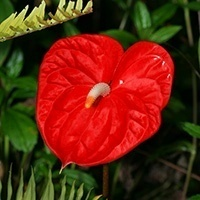
#> input picture 05/redflower.jpg, 200 x 200 px, found by its file name
$ jupyter execute --allow-errors lab05_colab.ipynb   (shell and % lines are left out)
#> lines starting #> are read from the running program, lines starting #| are printed output that depends on the picture; after the words box and inside, x2 and y2 are one past the last pixel; in counts of white or black regions, pixels touching at a corner belong together
# Lab05 - Color
### TDS3651 Visual Information Processing

[cell 1]
#install ipympl for interactive figure in Google Colab

[cell 2]
from google.colab import drive
drive.mount('/content/drive')

[cell 3]
path = '/content/drive/MyDrive/Subjects/TDS3651/2210/Labs/Lab05/'

This lab will guide you how color images can be handled, processed and converted between various colorspaces.

[cell 4]
import cv2
import numpy as np
from matplotlib import pyplot as plt

## Processing Color Images

Let's read our favourite flower picture: `redflower.jpg`.

[cell 5]
img = cv2.imread(path+'redflower.jpg')
#> img is the input picture: shape (200, 200, 3); mean B, G, R 17.1, 38.2, 102
img = cv2.cvtColor(img,cv2.COLOR_BGR2RGB)

plt.figure(figsize=(5,5))
plt.imshow(img)
plt.title('Red flower')
plt.xticks([]), plt.yticks([])
plt.show()

Let's attempt to show the 3 channel slices (Red, Green, Blue) separately.

[cell 6]
# accessing each slice (in the 3rd dimension) of the color image array
R = img[:,:,0]
G = img[:,:,1]
B = img[:,:,2]

# horizontal stacking of the 3 images
allthree = np.hstack((R,G,B))

plt.figure(figsize=(10,10))
plt.imshow(allthree,cmap='gray', vmin=0,vmax=255)
plt.xticks([]), plt.yticks([])
plt.title('R - G - B channels')
plt.show()

Observe how the red channel slice has a high intensity value (whitish) at the flower areas.

### Converting to other colorspaces

Let's convert to the HSV colorspace.

[cell 7]
# Convert BGR to HSV (no need go to RGB first)
hsv = cv2.cvtColor(img, cv2.COLOR_RGB2HSV)
#> hsv: shape (200, 200, 3); mean H, S, V 28.6, 209.2, 111.1

plt.figure(figsize=(5,5))
plt.imshow(hsv)
plt.xticks([]), plt.yticks([])
plt.title('HSV image')
plt.show()

The "HSV" image does not really show anything meaningful enough for us to understand more...

[cell 8]
H = hsv[:,:,0]
S = hsv[:,:,1]
V = hsv[:,:,2]
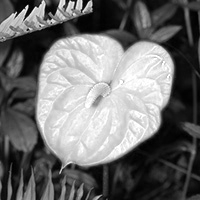
#> V: shape (200, 200); min 0, max 255, mean 111.1
HSVallthree = np.hstack((hsv[:,:,0],hsv[:,:,1],hsv[:,:,2]))
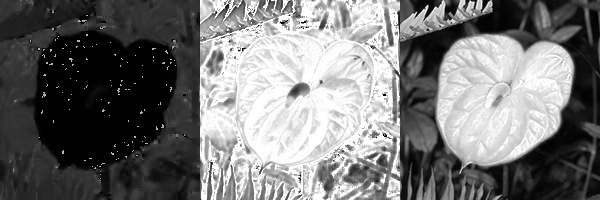
#> HSVallthree: shape (200, 600); min 0, max 255, mean 116.3

# interestingly, the range of values for H is [0, 179] for 8-bit images. This is fixed by OpenCV for HSV
print(np.max(H), np.min(H))
#| 179 0

plt.figure(figsize=(10,10))
plt.imshow(HSVallthree,cmap='gray')
plt.xticks([]), plt.yticks([])
plt.title('H - S - V channels')
plt.show()

Matplotlib's `imshow` function, allows us to colour the values according to a certain colormap. A `hsv` colormap is available, which is based on a cyclic red-yellow-green-cyan-blue-magenta-red. This should show us where the hues are in the picture.

**Note**: The Saturation (S) at the flower petal region is quite high, indicating that the red colours there are very pure and close to a full red. The Value (V) channel is very close to a grayscale version of the original color image.

[cell 9]
ax = plt.imshow(H, cmap='hsv')
cax = plt.colorbar(ax, ticks=[0,179])
plt.show();

**Note**: The coloring here shows all hues at the highest saturation level (hence, the colours are very vibrant and pure). Only by including the Saturation channel together, we will get closer to the original colours of the image.

**Q1**: Experiment with other colorspaces like **YCbCr** (attach the conversion flag `CV_RGBYCrCb`), **CIE XYZ** (attach the conversion flag `CV_RGB2XYZ`) and **CIE LAB** (attach the conversion flag `CV_RGB2Lab`). Note down your observations.

For more information, check out the documentation for [`cv2.cvtColor()`](http://docs.opencv.org/3.0-beta/modules/imgproc/doc/miscellaneous_transformations.html#cvtcolor).

[cell 10]
#convert image to the different color spaces
#show the image in color and also the individual channels (in gray cmap) side-by-side
#inspect the minimum and maximum values of each channel
#(print as title when showing image)

### Detecting Color Objects

Now that we know how to get the hues from HSV, we can use this to extract colored objects from an image. In the following steps, we will try to extract the oranges from the apples.

First, we need to define a range for the colour that we intend to detect in HSV.

[cell 11]
aao = cv2.imread(path+'apples_oranges.jpg')
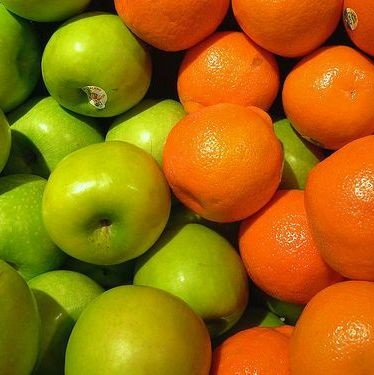
#> input picture 05/apples_oranges.jpg, 374 x 375 px, found by its file name
#> aao is the input picture: shape (375, 374, 3); mean B, G, R 10.2, 108.4, 158.5
aao = cv2.cvtColor(aao,cv2.COLOR_BGR2RGB)
aao_hsv = cv2.cvtColor(aao, cv2.COLOR_RGB2HSV)
#> aao_hsv: shape (375, 374, 3); mean H, S, V 23.8, 235.7, 165.5

#turn interactive plot on
from google.colab import output
output.enable_custom_widget_manager()

plt.figure(figsize=(10,10))
plt.imshow(aao_hsv, cmap='hsv')
plt.show();

With the interative plot enabled, use it to discover a suitable range for the orange colour in HSV coordinate. Note that the Hue value must be scaled to a value between 0 and 179.

[cell 12]
# turn interactive plot off
output.disable_custom_widget_manager()

# define range of orange color in HSV
lower_orange = np.array([5,225,175])
upper_orange = np.array([15,255,255])

Next, threshold the HSV image using the orange color range specified earlier. <br>
We will be using the [`cv2.inRange`](https://docs.opencv.org/3.4/d2/de8/group__core__array.html#ga48af0ab51e36436c5d04340e036ce981) function that can defined a lower and upper threshold.

[cell 13]
# Threshold the HSV image to get only orange colors
mask = cv2.inRange(aao_hsv, lower_orange, upper_orange)
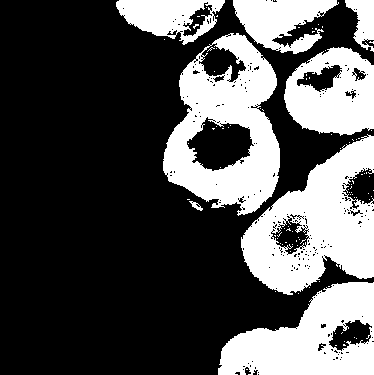
#> mask: shape (375, 374); 31.9% white; 93 white regions (85 under 20 px), largest, box (x1, y1, x2, y2) and area: (163, 33, 280, 216) 11636, (241, 134, 374, 295) 11497, (218, 282, 374, 375) 8823
plt.imshow(mask,cmap='gray')
plt.show()

Do a bitwise-AND on the mask and original image. This acts to superimpose the detected colour onto the original image.

[cell 14]
# Bitwise-AND mask and original image
res = cv2.bitwise_and(aao, aao, mask=mask)

plt.figure(figsize=(5,5))
plt.imshow(res)
plt.title('Detected oranges')
plt.xticks([]), plt.yticks([])
plt.show()

Not satisfied with it? <br>

**Hints:**
- Try to find appropriate threshold boundaries for each channel (H, S, V).
- You may use histograms to analyse manually, or you can also use an *automatic threshold finding method* (both to be covered later).

## Color Histograms

The histograms for each of the color channels is a straightforward way of representing the distribution of color intensity values. Two images that are quite similar in **content** (e.g. two pictures of panda bears) are likely to have the same distribution of colour intensities. This can potentially be useful for performing matching between images, and further to that, for image search/retrieval task.

[cell 15]
redflower = cv2.imread(path+'redflower.jpg')
rf = cv2.cvtColor(redflower, cv2.COLOR_BGR2RGB)
r, g, b = rf[:,:,0], rf[:,:,1], rf[:,:,2]

plt.figure(figsize=(7,6))
plt.subplot(311)                             #plot in the first cell
plt.subplots_adjust(hspace=.5)
plt.title("Red")
plt.hist(np.ndarray.flatten(r), bins=128)
plt.subplot(312)                             #plot in the second cell
plt.title("Green")
plt.hist(np.ndarray.flatten(g), bins=128)
plt.subplot(313)                             #plot in the third cell
plt.title("Blue")
plt.hist(np.ndarray.flatten(b), bins=128)
plt.show()
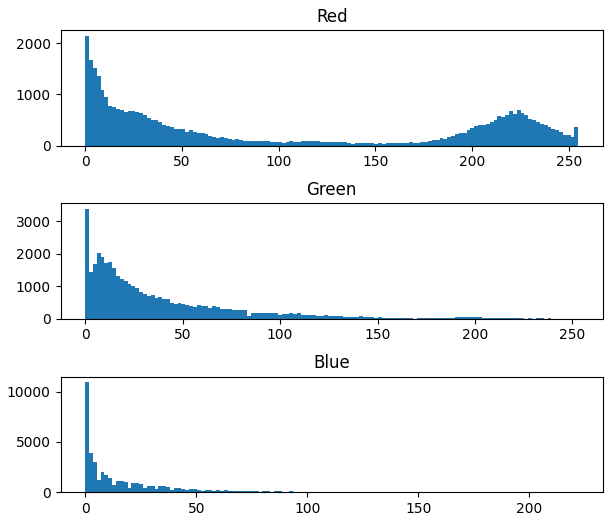
#> figure drawn by matplotlib, 3 panels; panel 1: tallest bar 2156 high, from x = 0 to 1.99; panel 2: tallest bar 3390 high, from x = 0 to 1.98; panel 3: tallest bar 10992 high, from x = 0 to 1.73

Note that we are showing the histogram using only 128 bins (which means, every two values occupy one bin drawn). You can increase this value for finer bins or decrease this value for coarser bins.

**Q2**: For ease of future use, write a general function to display the histogram of all three channels, in the similar way to that shown above:

#> (a cell that did not finish here is left out)

To form a single colour histogram, concatenate all three histograms into a single array. For that, use `numpy.histogram` to get the individual histograms of each channel before concatenation. After concatenating, use the `bar` function to show the histogram as a bar plot.

[cell 17]
r_hist, r_bin = np.histogram(r, 128)
#> r_hist = 128 values, max 2156 at index 0, min 37 at index 75, mean 312.5; r_bin = 129 values from 0 to 255
g_hist, g_bin = np.histogram(g, 128)
#> g_hist = 128 values, max 3390 at index 0, min 1 at index 124, mean 312.5; g_bin = 129 values from 0 to 253
b_hist, b_bin = np.histogram(b, 128)
#> b_hist = 128 values, max 10992 at index 0, min 0 at index 109, mean 312.5; b_bin = 129 values from 0 to 222
rgb_hist = np.concatenate((r_hist, g_hist, b_hist))
#> rgb_hist = 384 values, max 10992 at index 256, min 0 at index 365, mean 312.5
pos = np.arange(384)
plt.bar(pos, rgb_hist), plt.title('RGB Color histogram')
plt.show()
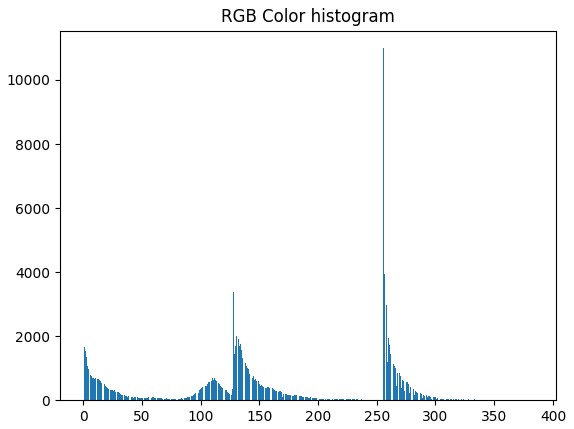
#> figure drawn by matplotlib, 1 panel; tallest bar 10992 high, from x = 255.6 to 256.4

An important step to ensure the histogram is independent from image size/number of pixels, is to normalize each individual channel histogram (so that the values within each histogram sums to 1), before concatenating them together. The histogram will "look" the same though.

[cell 18]
r_hist, r_bin = np.histogram(r, 128, density=True)
#> r_hist = 128 values, max 0.0271 at index 0, min 0.000464 at index 75, mean 0.00392
g_hist, g_bin = np.histogram(g, 128, density=True)
#> g_hist = 128 values, max 0.0429 at index 0, min 1.26e-05 at index 124, mean 0.00395
b_hist, b_bin = np.histogram(b, 128, density=True)
#> b_hist = 128 values, max 0.158 at index 0, min 0 at index 109, mean 0.0045
rgb_hist = np.concatenate((r_hist, g_hist, b_hist))
#> rgb_hist = 384 values, max 0.158 at index 256, min 0 at index 365, mean 0.00413
pos = np.arange(384)
plt.bar(pos, rgb_hist), plt.title('RGB Color histogram (normalized)')
plt.show()
#> figure, not shown here; tallest bar 0.158 high, from x = 255.6 to 256.4

**Q3**: Transfer the code that is to be used to create the colour histogram into a useful function called `colorHistogram()`, which performs the necessary colorspace conversion, histogramming of channels, and concatenation. The function should take in an image, the colorspace and bin size (3 inputs), and return the colour histogram as output.

#> (a cell that did not finish here is left out)

With the function done, it's now easy to convert any image to a color histogram (based on the colorspace desired). Let's use it on other images now.

[cell 20]
mg = cv2.imread(path+'morning_glory.jpg')
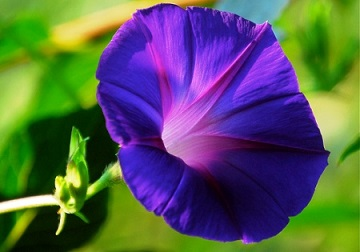
#> input picture 05/morning_glory.jpg, 360 x 252 px, found by its file name
#> mg is the input picture: shape (252, 360, 3); mean B, G, R 85.9, 92.3, 86.6
ant = cv2.imread(path+'anthurium.jpg')
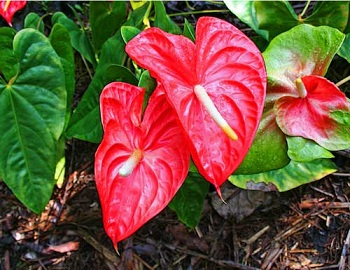
#> input picture 05/anthurium.jpg, 350 x 270 px, found by its file name
#> ant is the input picture: shape (270, 350, 3); mean B, G, R 59.7, 80.9, 114.9
yf = cv2.imread(path+'yellowflower.jpg')
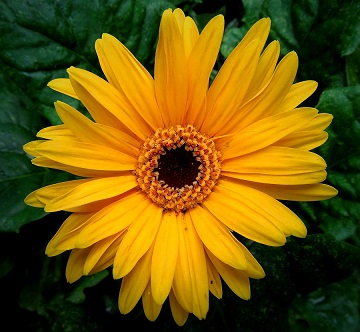
#> input picture 05/yellowflower.jpg, 360 x 332 px, found by its file name
#> yf is the input picture: shape (332, 360, 3); mean B, G, R 9.4, 88, 112.1

#> (the rest of this cell did not finish here and is left out)

#### Matching images

The concept of "matching" images is as simple as finding out how far an image is from another image. However, if we were to use raw pixels to compare, it is unlikely we are able to make any meaningful measurements, especially when they are taken from different angles.
<!-- <table >
    <tr><td></td>
    <td></td></tr>
     <tr><td>redflower.jpg</td><td>anthurium.jpg</td><td></tr>
     <tr><td></td>
    <td></td></tr>
    <tr><td>morning_glory.jpg</td><td>yellowflower.jpg</td></tr>
</table> -->

[cell 21]
redflower = cv2.cvtColor(cv2.imread(path+'redflower.jpg'),cv2.COLOR_BGR2RGB)
mg = cv2.cvtColor(cv2.imread(path+'morning_glory.jpg'),cv2.COLOR_BGR2RGB)
ant = cv2.cvtColor(cv2.imread(path+'anthurium.jpg'),cv2.COLOR_BGR2RGB)
yf = cv2.cvtColor(cv2.imread(path+'yellowflower.jpg'),cv2.COLOR_BGR2RGB)

plt.figure(figsize=(10,10))
plt.subplot(221), plt.imshow(redflower), plt.title('redflower'), plt.xticks([]), plt.yticks([])
plt.subplot(222), plt.imshow(ant), plt.title('anthurium'), plt.xticks([]), plt.yticks([])
plt.subplot(223), plt.imshow(mg), plt.title('morning glory'), plt.xticks([]), plt.yticks([])
plt.subplot(224), plt.imshow(yf), plt.title('yellow flower'), plt.xticks([]), plt.yticks([])
plt.show()

Using their colour histograms is *probably* better, since we can see that their composition of colours involve some red areas, and other areas that are greenish and dark.

The simplest way is to use an Euclidean distance (straight line distance between two points of dimension $D$). When $D=2$, this is how it is:
<!--  -->

[cell 22]
d = cv2.imread(path+'distance.png',0)
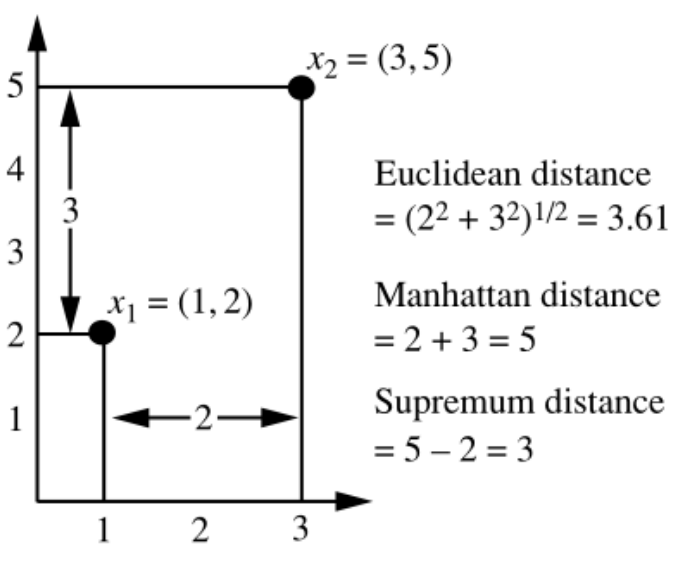
#> input picture 05/distance.png, 695 x 561 px, found by its file name
#> d is the input picture: shape (561, 695); min 0, max 255, mean 241.9
plt.figure(figsize=(5,5))
plt.imshow(d,cmap='gray'), plt.xticks([]), plt.yticks([])
plt.title('Types of Distance')
plt.show()
